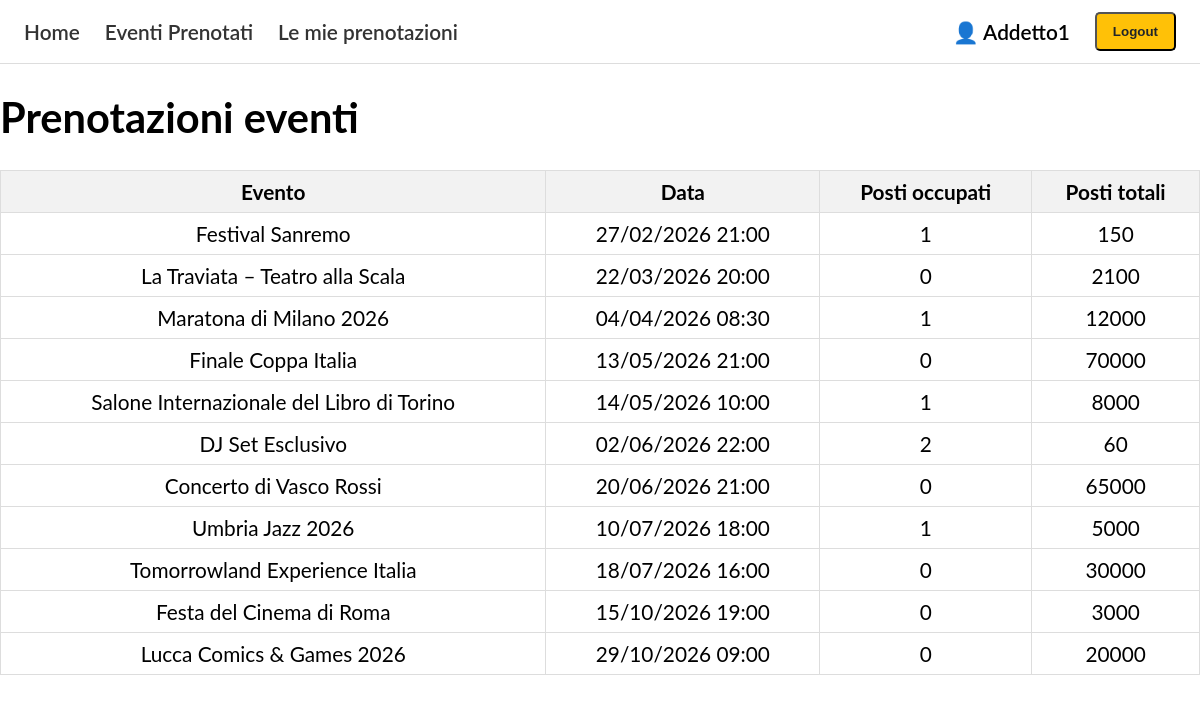
Page /catalog/prenotazioni-eventi/ (signed in) on the earlier database version.
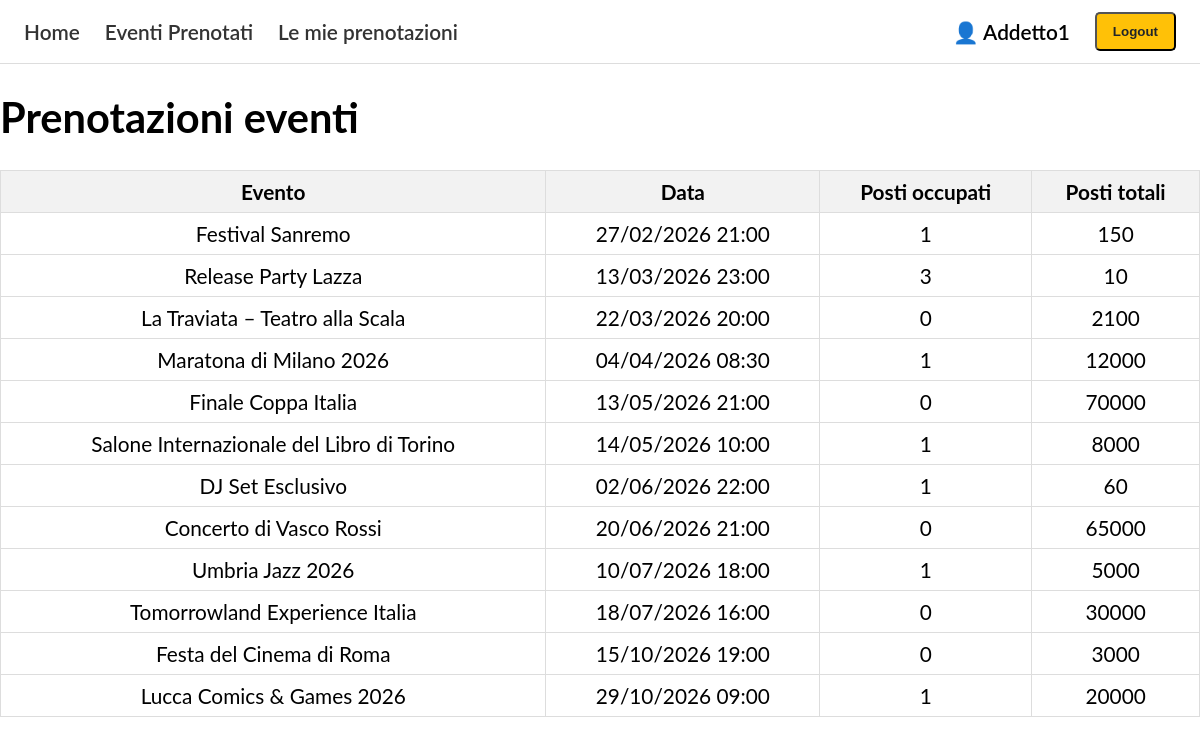
Same page on the later database version.
### catalog/models.py (models this page shows, shortened)
class Evento(models.Model):
    titolo = models.CharField(max_length=200)
    descrizione = models.TextField(blank=True)
    data = models.DateTimeField()
    posti_totali = models.PositiveIntegerField()
    creatore = models.ForeignKey(User, on_delete=models.CASCADE)
    immagine = models.ImageField(upload_to="eventi/",blank=True,null=True)
    class Meta:
        verbose_name = "Evento"
        verbose_name_plural = "Eventi"

### catalog/views.py (the view)
# urls.py: path('prenotazioni-eventi/',views.prenotazioni_eventi,name='prenotazioni-eventi'),
@staff_member_required
def prenotazioni_eventi(request):
    eventi = Evento.objects.filter(
        data__gt=timezone.now()
    ).order_by('data')
    return render(request, 'catalog/prenotazioni_eventi.html', {
        'eventi': eventi
    })

### catalog/templates/catalog/prenotazioni_eventi.html
{% extends "base_generic.html" %}
{% block content %}
<h1>Prenotazioni eventi</h1>
<table class="admin-table">
  <tr>
    <th>Evento</th>
    <th>Data</th>
    <th>Posti occupati</th>
    <th>Posti totali</th>
  </tr>
  {% for evento in eventi %}
  <tr>
    <td>{{ evento.titolo }}</td>
    <td>{{ evento.data|date:"d/m/Y H:i" }}</td>
    <td>{{ evento.prenotazione_set.count }}</td>
    <td>{{ evento.posti_totali }}</td>
  </tr>
  {% endfor %}
</table>
{% endblock %}

### catalog/templates/base_generic.html (shortened to what this page needs)
<!DOCTYPE html>
<html lang="en">
<head>
  {% load static %}
  <link rel="stylesheet" href="{% static 'css/styles.css' %}">
  <link rel="stylesheet" href="{% static 'css/home_layout.css' %}">
</head>
<body>
  <nav class="top-nav">
    <div class="nav-inner">
      <ul class="sidebar-nav">
        <li><a href="{% url 'index' %}">Home</a></li>
        {% if user.is_staff %}
        <li>
          <a href="{% url 'prenotazioni-eventi' %}">
            Eventi Prenotati
          </a>
        </li>
        {% endif %}
        {% if user.is_authenticated %}
        <li>
          <a href="{% url 'mie-prenotazioni' %}">
            Le mie prenotazioni
          </a>
        </li>
        <li class="nav-user">
          👤 {{ user.get_username }}
        </li>
        <li>
          <form method="post" action="{% url 'logout' %}?next={% url 'index' %}">
            <button type="submit" class="btn btn-warning">Logout</button>
          </form>
        </li>
        {% else %}
        <li><a href="{% url 'login' %}?next=/catalog/">Accedi</a></li>
        <li><a href="{% url 'signup' '/' %}">Registrati</a></li>
        {% endif %}
      </ul>
    </div>
  </nav>
  <div class="container">
    {% block content %}
    {% endblock %}
  </div>
</body>
</html>

### catalog/static/css/styles.css (style rules this page uses)
body { font-family: "Lato", sans-serif; font-size: 1.3em; margin: 0; padding: 0; }
.top-nav { position: sticky; top: 0; z-index: 1000; background-color: #fff; border-bottom: 1px solid #ddd; padding: 12px 24px; }
.sidebar-nav { display: flex; align-items: center; gap: 25px; list-style: none; margin: 0; padding: 0; }
.sidebar-nav a { text-decoration: none; font-weight: 600; color: #333; }
.nav-user { margin-left: auto; display: flex; align-items: center; gap: 8px; font-weight: 600; }
.btn { display: inline-block; padding: 10px 16px; border-radius: 5px; text-decoration: none; font-weight: 600; }
.btn-warning { background-color: #ffc107; color: #212529; }
.admin-table { width: 100%; border-collapse: collapse; margin-top: 20px; }
.admin-table th, .admin-table td { padding: 8px; border: 1px solid #ddd; text-align: center; }
.admin-table th { background-color: #f2f2f2; }

Differences in the rows shown:
added Evento: titolo "Release Party Lazza", data "13/03/2026 23:00", prenotazione_set.count "3", posti_totali "10"
computed for Evento "DJ Set Esclusivo": prenotazione_set.count "2" → "1"
computed for Evento "Lucca Comics & Games 2026": prenotazione_set.count "0" → "1"
